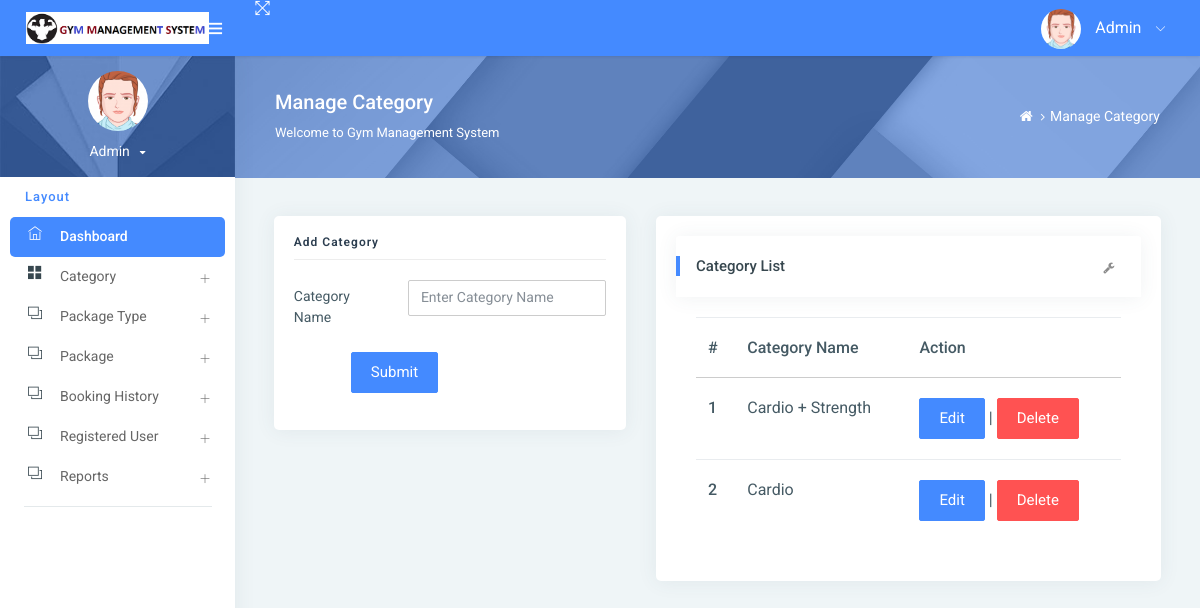
/manageCategory/ (signed in), run on an earlier commit of the app's database.
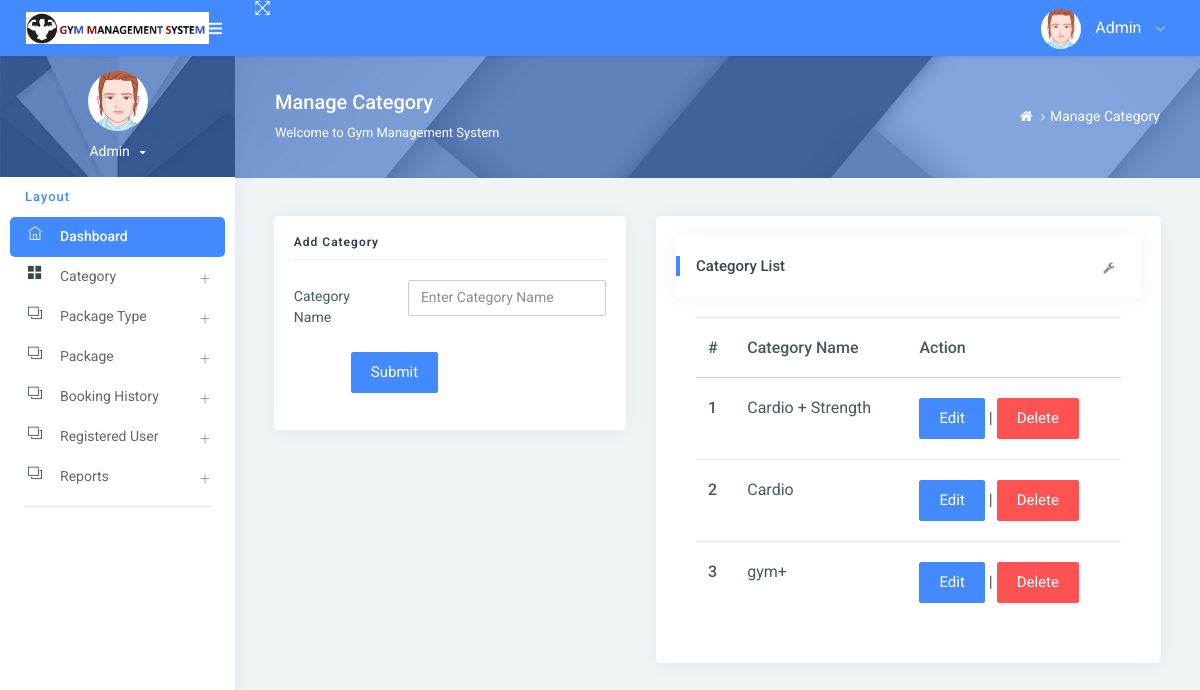
And on a later commit of the database.
### gym/models.py (models this page shows, shortened)
class Category(models.Model):
    categoryname = models.CharField(max_length=200, null=True)
    status = models.CharField(max_length=300, null=True)
    creationdate = models.DateTimeField(auto_now_add=True)

### gym/views.py (the view)
# urls.py: path('manageCategory/', manageCategory, name='manageCategory'),
def manageCategory(request):
    if not request.user.is_authenticated:
        return redirect('admin_login')
    category = Category.objects.all()
    try:
        if request.method == "POST":
            categoryname = request.POST['categoryname']
            try:
                Category.objects.create(categoryname=categoryname)
                error = "no"
            except:
                error = "yes"
    except:
        pass
    return render(request, 'admin/manageCategory.html', locals())

### gym/templates/admin/manageCategory.html (shortened to what the changed rows need)
{% extends 'admin_base.html' %}
{% load static %}
{% block main %}
<div class="pcoded-inner-content">
    <div class="main-body">
        <div class="page-wrapper">
            <div class="page-body">
                <div class="row">
                    <div class="col-md-7">
                        <div class="card">
                            <div class="card-block">
                                <div class="card-block table-border-style">
                                    <div class="table-responsive">
                                        <table class="table">
                                            <thead>
                                            <tr>
                                                <th>#</th>
                                                <th>Category Name</th>
                                                <th>Action</th>
                                            </tr>
                                            </thead>
                                            <tbody>
                                            {% for i in category %}
                                            <tr>
                                                <th scope="row">{{forloop.counter}}</th>
                                                <td>{{i.categoryname}}</td>
                                                <td><a href="{% url 'editCategory' i.id %}" class="btn btn-primary">Edit</a> |
                                                    <a href="{% url 'deleteCategory' i.id %}"
                                                       onclick="return confirm('Are you sure to Delete')"
                                                       class="btn btn-danger">Delete</a></td>
                                            </tr>
                                            {% endfor %}
                                            </tbody>
                                        </table>
                                    </div>
                                </div>
                            </div>
                        </div>
                    </div>
                </div>
            </div>
        </div>
    </div>
</div>
{% endblock %}

What changed in the data, as far as the page shows it:
added Category: categoryname "gym+"
